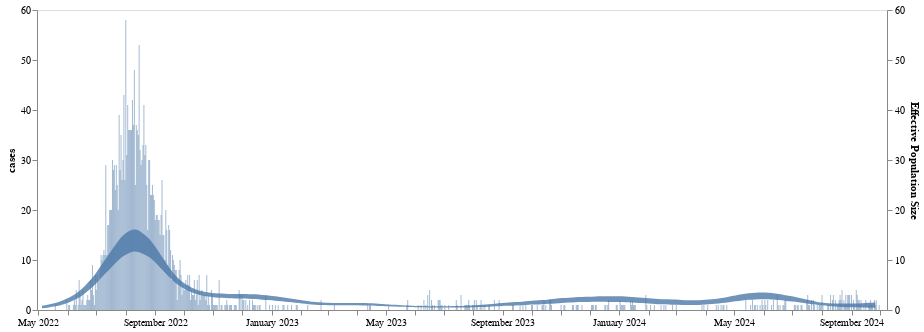

Source (notebook cell):
### Code cell
cases = alt.Chart(la_mpox_cases_df).mark_bar(interpolate='monotone', opacity = 0.5, size = 1).encode(
    alt.X('date:T', axis=alt.Axis(title="", grid=False, format="%B %Y")),
    alt.Y('cases',axis=alt.Axis(title="cases", grid=False))
).properties(
    width=850,
    height=300
)

(cases + line_ne).resolve_scale(y = "independent")
